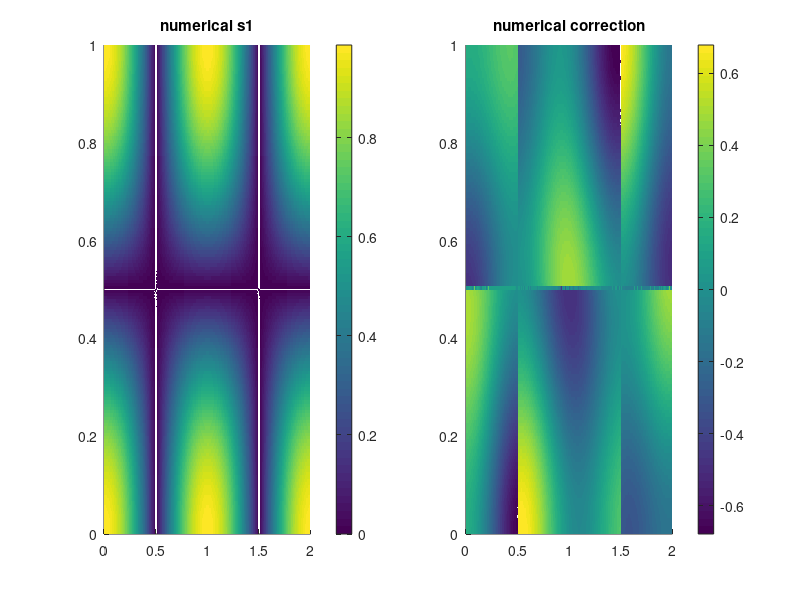
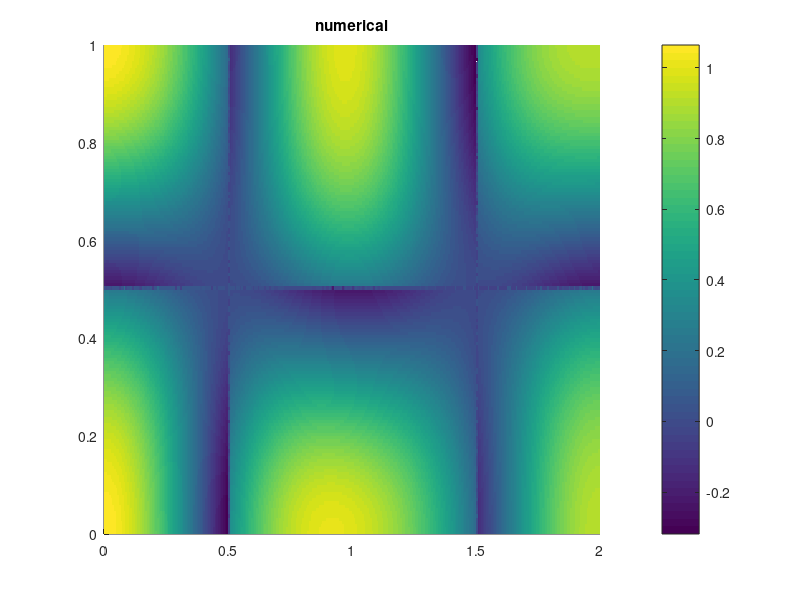

MATLAB code to generate these figures, in order:
close all
clear all
clc
%y=0:0.01:0.5;
%y=y(:);

xdim = 301;
ydim = 151;
xmin = 0
xmax = 2
ymin = 0;
ymax = 1;
x=linspace(xmin,xmax,xdim);
dx = x(2)-x(1);
y=linspace(ymin,ymax,ydim);
dy=y(2)-y(1);
[x,y]=meshgrid(x,y);

A = 0.1;
w = 0.2.*pi;
e = 0.25;

time = linspace(-0.1,0.1,5);
dt = time(2)-time(1);
for i =1:length(time)
    t=time(i);
    a = e.*sin(w.*t);
    b = 1-2.*e.*sin(w.*t);
    f = a.*x.^2+b.*x;
    dfdx = 2.*a.*x+b;    

    u(:,:,i) =-pi.*A.*sin(pi.*f).*cos(y.*pi);    
    v(:,:,i) = pi.*A.*cos(pi.*f).*sin(y.*pi).*dfdx;
end

[dudx,dudy,dudt] = gradient(u,dx,dy,dt);
[dvdx,dvdy,dvdt] = gradient(v,dx,dy,dt);

Du = dudt+u.*dudx+v.*dudy;
Dv = dvdt+u.*dvdx+v.*dvdy;

[dDudx,dDudy,dDudt] = gradient(Du,dx,dy,dt);
[dDvdx,dDvdy,dDvdt] = gradient(Dv,dx,dy,dt);

for t =1:3
    for i =1:ydim
        for j = 1:xdim
            Grad_v = [dudx(i,j,t), dudy(i,j,t);dvdx(i,j,t), dvdy(i,j,t)];
            Grad_D = [dDudx(i,j,t), dDudy(i,j,t); dDvdx(i,j,t), dDvdy(i,j,t)];
            S = 0.5*(Grad_v + Grad_v');
            B = 0.5*(Grad_D + Grad_D')+(Grad_v'*Grad_v);
            [V,D] = eig(S);
            if ~issorted(diag(D))
                [D,I] = sort(diag(D));
                V = V(:, I);
            end
            s1_numerical(i,j,t) = D(1,1);
            X1 = V(:,1);
            cor_numerical(i,j,t) = -s1_numerical(i,j,t).^2+0.5*(X1'*B*X1);
              
        end
    end
end

figure
subplot(121)
surface(x,y,-s1_numerical(:,:,3),'edgecolor','none')
title('numerical s1')
colorbar()
subplot(122)
surface(x,y,cor_numerical(:,:,3),'edgecolor','none')
title('numerical correction')
colorbar()

figure
surface(x,y,-s1_numerical(:,:,3)+0.5*cor_numerical(:,:,3),'edgecolor','none')
title('numerical')
colorbar()


%}